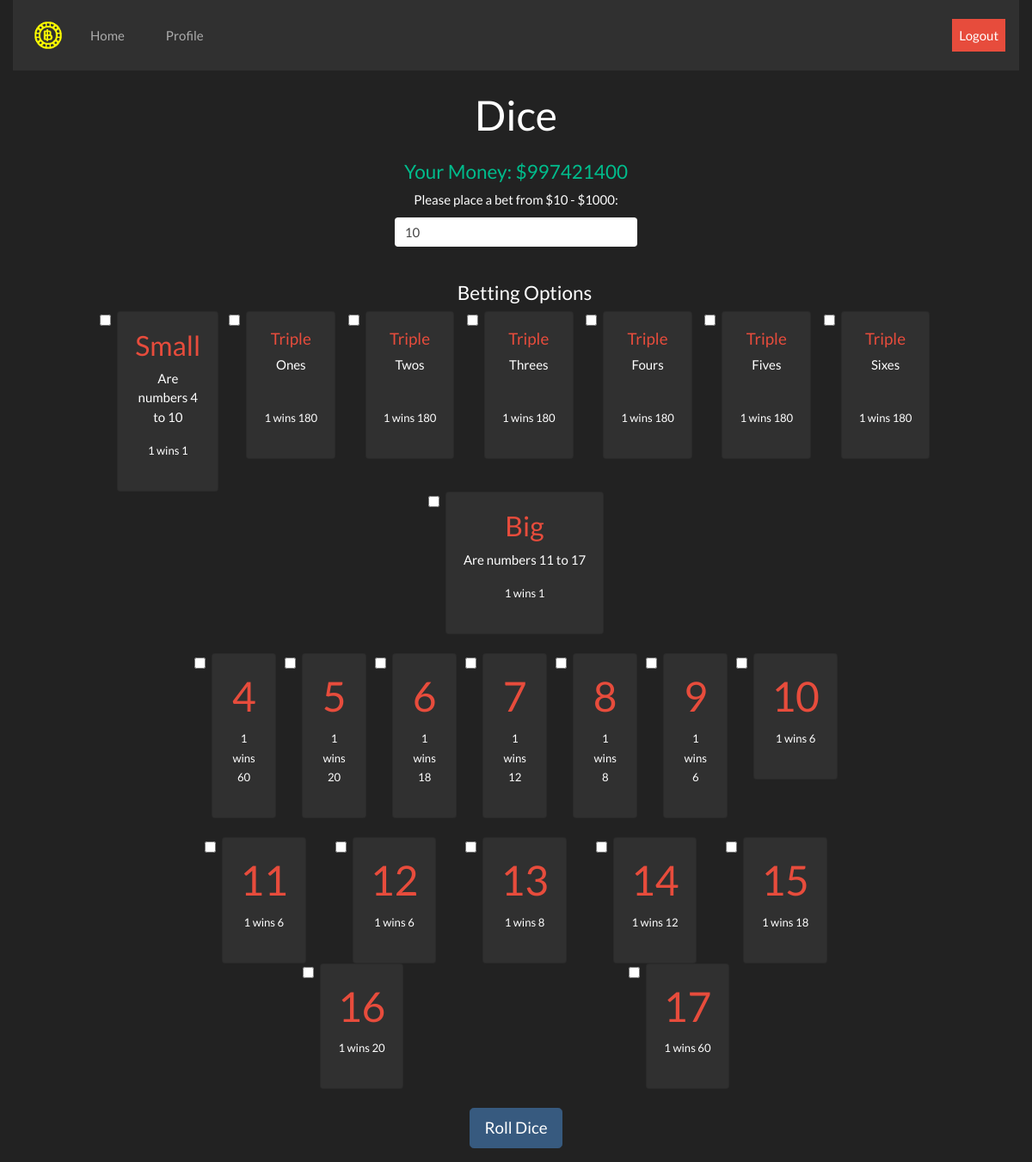
The page /dice (signed in) on the database as committed earlier.
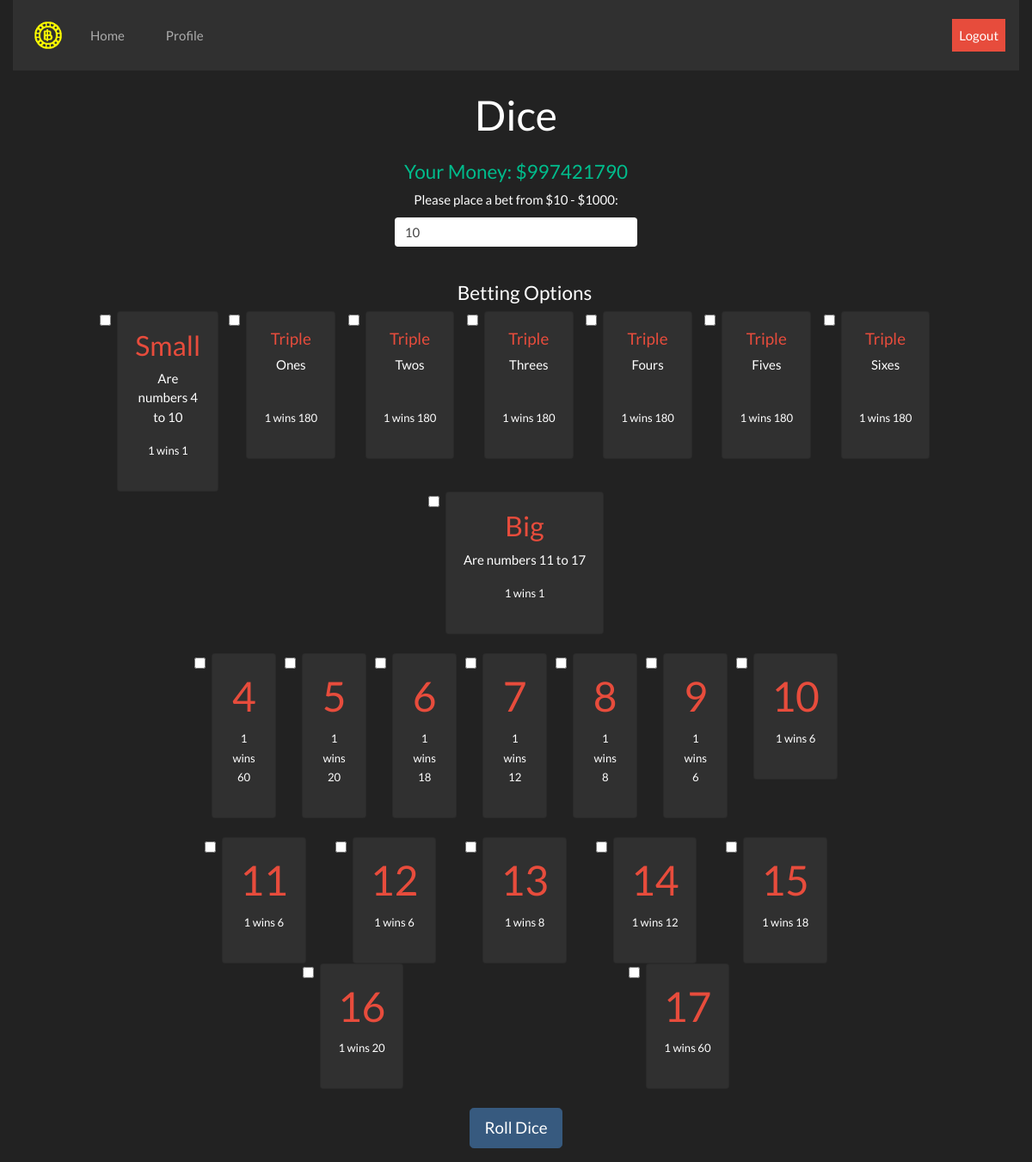
The same page on the database as committed later.
### tables this page shows
CREATE TABLE user_tbl (username TEXT, password TEXT, pfp TEXT, money INT, time INT, boosts TEXT);

### app.py (the view, shortened to what this page needs)
@app.route("/dice", methods=["GET", "POST"])
@login_required
def dice():
    user = session['username']
    if request.method == 'GET':
        money = db_manager.getMoney(user)
        return render_template("dice.html", betting=True, money=money)

### app.py (called while the page is built)
def login_required(f):
    @wraps(f)
    def dec(*args, **kwargs):
        if 'username' in session:
            for arg in args:
                print(arg)
            return f(*args, **kwargs)
        flash('You must be logged in to view this page!', 'alert-danger')
        return redirect('/')
    return dec

### utl/db_builder.py (called while the page is built)
def execmany(cmd, inputs):
    db = sqlite3.connect(DB_FILE)
    c = db.cursor()
    output = c.execute(cmd, inputs)
    db.commit()
    return output

### utl/db_manager.py (called while the page is built)
def getMoney(username):
    q = "SELECT money from user_tbl WHERE username=?"
    inputs = (username, )
    data = execmany(q, inputs).fetchone()[0]
    return data

### templates/dice.html (shortened to what the changed rows need)
{% extends "_base.html" %}
{% block body %}
<h1>Dice</h1>
<div class="w-100 p-3">
	<h4 class="text-success">Your Money: ${{ money }}</h4>
	{% if betting %}
  <form action="/dice" method="POST">
    <div class="form-group">
    </div><br>
		<div class="form-check" style="width:85%;" id="options">
			<br>
			<div class="row" style="width:80%">
				<div class="col">
					<label class="form-check-label">
						<div class="card">
						  <div class="card-body">
								<h1 class="text-danger">4</h1>
						  </div>
						</div>
				  </label>
				</div>
				<div class="col">
					<label class="form-check-label">
						<div class="card">
						  <div class="card-body">
								<h1 class="text-danger">5</h1>
						  </div>
						</div>
				  </label>
				</div>
				<div class="col">
					<label class="form-check-label">
						<div class="card">
						  <div class="card-body">
								<h1 class="text-danger">6</h1>
						  </div>
						</div>
				  </label>
				</div>
				<div class="col">
					<label class="form-check-label">
						<div class="card">
						  <div class="card-body">
								<h1 class="text-danger">7</h1>
						  </div>
						</div>
				  </label>
				</div>
				<div class="col">
					<label class="form-check-label">
						<div class="card">
						  <div class="card-body">
								<h1 class="text-danger">8</h1>
						  </div>
						</div>
				  </label>
				</div>
				<div class="col">
					<label class="form-check-label">
						<div class="card">
						  <div class="card-body">
								<h1 class="text-danger">9</h1>
						  </div>
						</div>
				  </label>
				</div>
				<div class="col">
					<label class="form-check-label">
						<div class="card">
						  <div class="card-body">
								<h1 class="text-danger">10</h1>
						  </div>
						</div>
				  </label>
				</div>
			</div>
			<br>
			<div class="row" style="width:80%">
				<div class="col">
					<label class="form-check-label">
						<div class="card">
							<div class="card-body">
								<h1 class="text-danger">11</h1>
							</div>
						</div>
					</label>
				</div>
				<div class="col">
					<label class="form-check-label">
						<div class="card">
							<div class="card-body">
								<h1 class="text-danger">12</h1>
							</div>
						</div>
					</label>
				</div>
				<div class="col">
					<label class="form-check-label">
						<div class="card">
							<div class="card-body">
								<h1 class="text-danger">13</h1>
							</div>
						</div>
					</label>
				</div>
				<div class="col">
					<label class="form-check-label">
						<div class="card">
							<div class="card-body">
								<h1 class="text-danger">14</h1>
							</div>
						</div>
					</label>
				</div>
				<div class="col">
					<label class="form-check-label">
						<div class="card">
							<div class="card-body">
								<h1 class="text-danger">15</h1>
							</div>
						</div>
					</label>
				</div>
				<div class="col">
					<label class="form-check-label">
						<div class="card">
							<div class="card-body">
								<h1 class="text-danger">16</h1>
							</div>
						</div>
					</label>
				</div>
				<div class="col">
					<label class="form-check-label">
						<div class="card">
							<div class="card-body">
								<h1 class="text-danger">17</h1>
							</div>
						</div>
					</label>
				</div>
			</div>
		</div>
		<br>
		<button type="submit" class="btn btn-primary btn-lg">Roll Dice</button>
		</form>
		{% endif %}
</div>
{% endblock %}

Rows that differ between the two databases and show on the page:
changed user_tbl: money "997421400" → "997421790"
